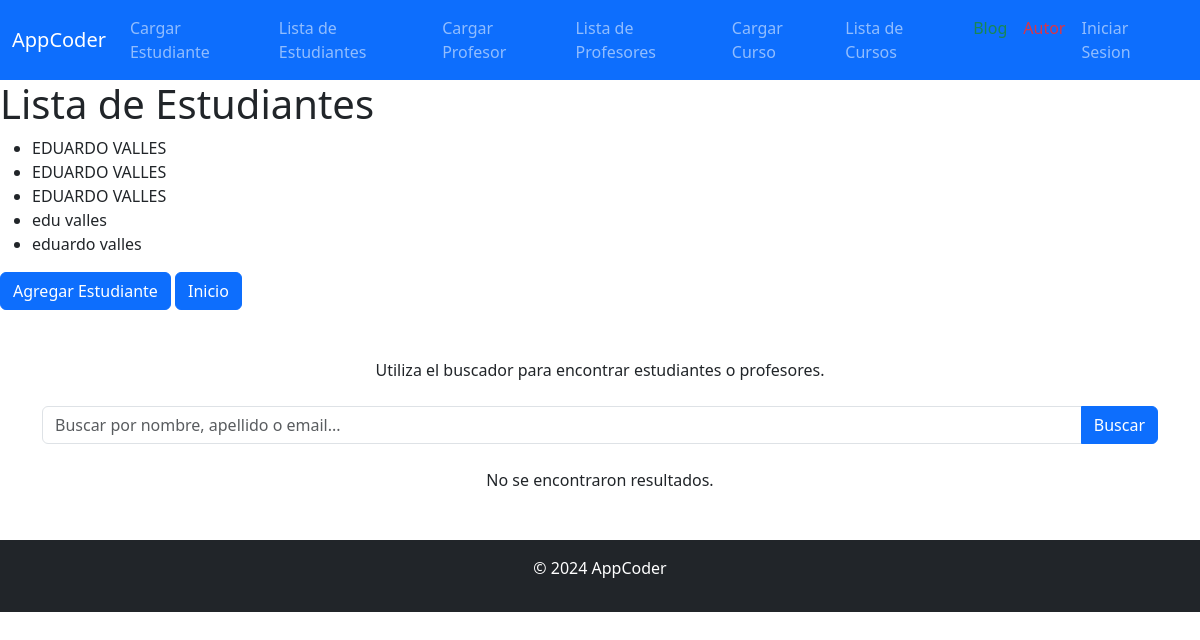
The app's page /estudiantes/, older data.
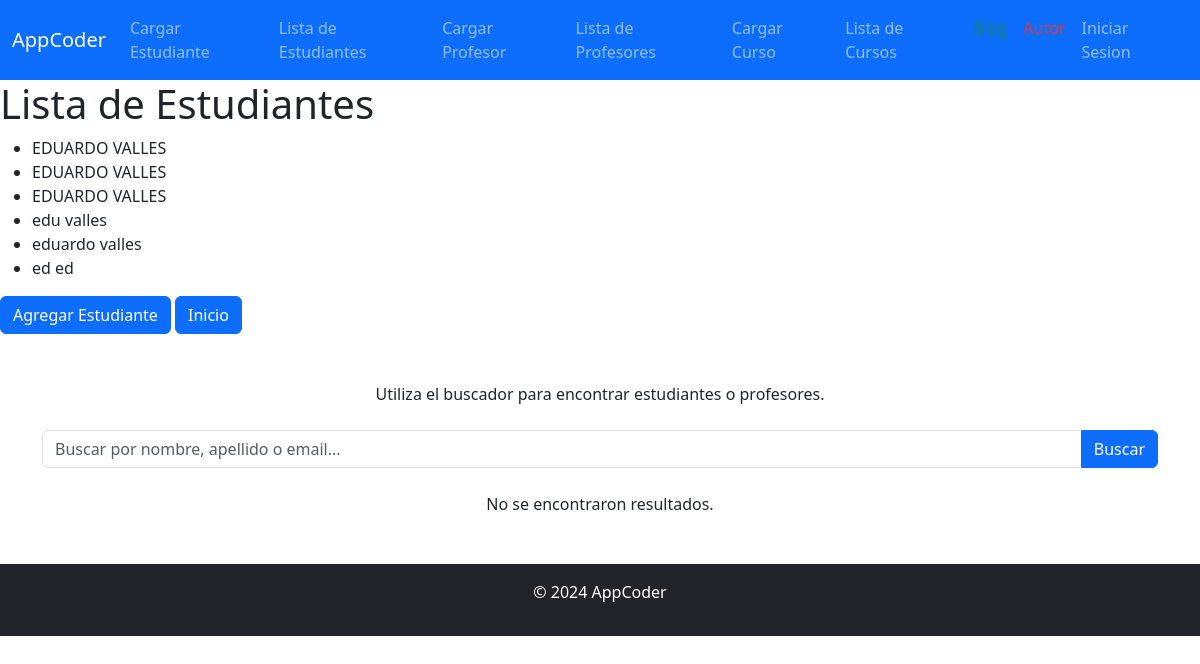
The same page, newer data.
### AppCoder/models.py (models this page shows, shortened)
class Estudiante(models.Model):
    nombre = models.CharField(max_length=100)
    apellido = models.CharField(max_length=100)
    email = models.EmailField()

### AppCoder/views.py (the view)
# urls.py: path('estudiantes/', lista_estudiantes, name='lista_estudiantes'),
def lista_estudiantes(request):
    estudiantes = Estudiante.objects.all()
    return render(request, "AppCoder/lista_estudiantes.html", {"estudiantes": estudiantes})

### templates/AppCoder/lista_estudiantes.html (shortened to what this page needs)
{% extends "AppCoder/index.html" %}
{% load  static %}
{% block cuerpo %}
    <h1>Lista de Estudiantes</h1>
    <ul>
        {% for estudiante in estudiantes%}
            <li>{{estudiante.nombre}} {{estudiante.apellido}}</li>
        {% endfor %}
    </ul>
    <a href="{% url "cargar_estudiante" %}" class="btn btn-primary">Agregar Estudiante</a>
    <a href="{% url "index" %}" class="btn btn-primary"> Inicio</a>
{% endblock %}

Row changes from the older to the newer data that the page shows:
added Estudiante: nombre "ed", apellido "ed"
